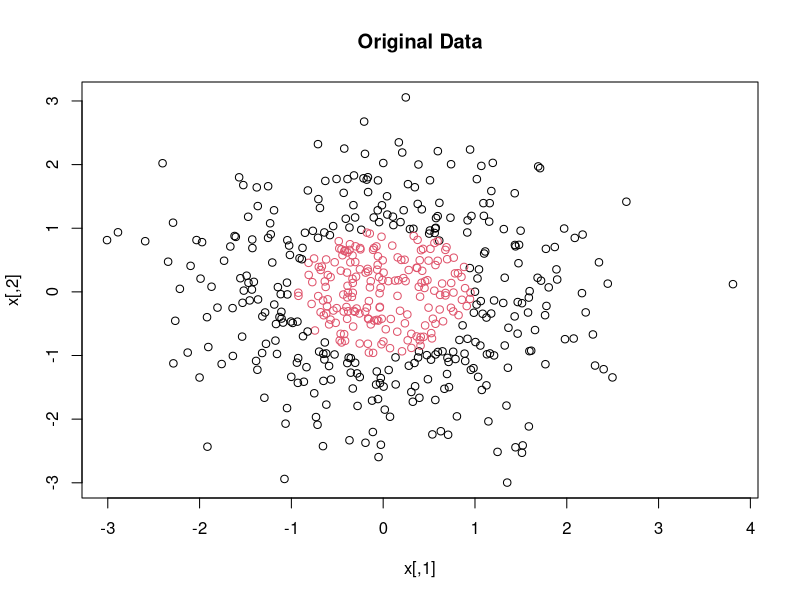
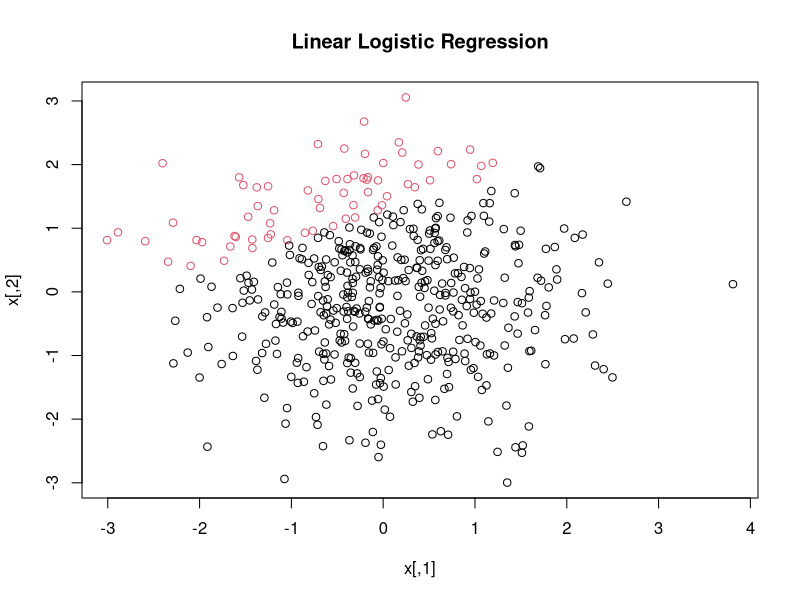
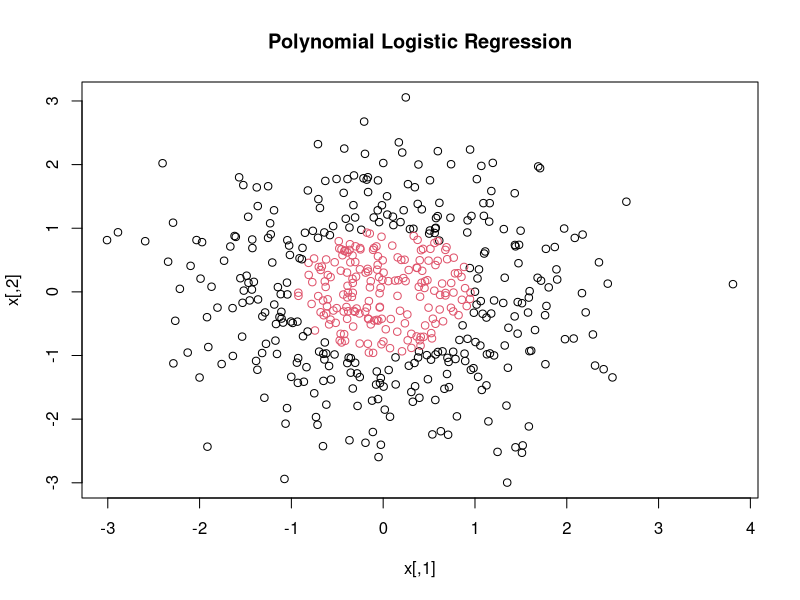
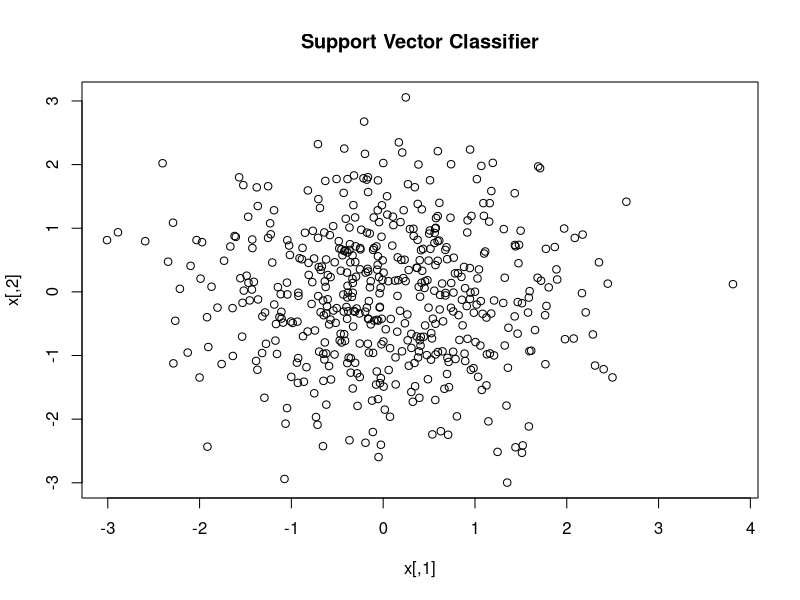
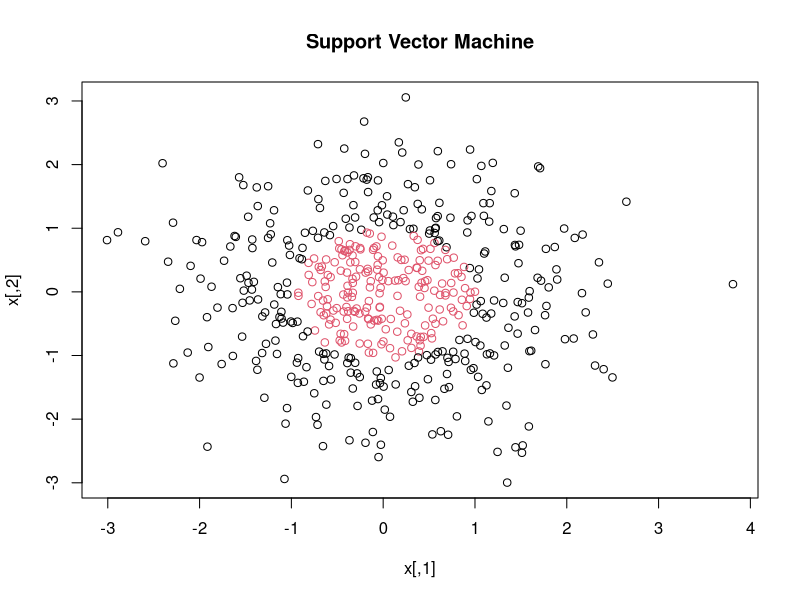

Source code (R) for these figures, in order:
library(e1071)
set.seed(1)


# ---------------------- (a) ----------------------
n = 500
p = 2
x = matrix(rnorm(n*p), ncol=p)
y = 1 * (x[, 1]^2 + x[, 2]^2 > 1)


# ---------------------- (b) ----------------------
plot(x, col=(2-y), main='Original Data')


# ---------------------- (c) ----------------------
dat = data.frame(x=x, y=as.factor(y))
log.fit = glm(y~., data=dat, family='binomial')


# ---------------------- (d) ----------------------
log.pred = predict(log.fit, newdata=dat, type='response')
log.pred = 1 * (log.pred>0.6)
plot(x, col=(2-log.pred), main='Linear Logistic Regression')


# ---------------------- (e) ----------------------
log.fit.poly = glm(y~poly(x, 2), family='binomial')


# ---------------------- (f) ----------------------
log.pred.poly = predict(log.fit.poly, newdata=dat, type='response')
log.pred.poly = 1 * (log.pred.poly > 0.5)
plot(x, col=(2 - log.pred.poly), main='Polynomial Logistic Regression')


# ---------------------- (g) ----------------------
svm.fit = svm(y~., data=dat, kernel='linear', cost=1)
svm.pred = predict(svm.fit, newdata=dat)
svm.pred = as.numeric(levels(svm.pred))[svm.pred]
plot(x, col=(2-svm.pred), main='Support Vector Classifier')


# ---------------------- (h) ----------------------
svm.fit.poly = svm(y~., data=dat, kernel='polynomial', degree=2, cost=1)
svm.pred.poly = predict(svm.fit.poly, newdata=dat)
svm.pred.poly = as.numeric(levels(svm.pred.poly))[svm.pred.poly]
plot(x, col=(2-svm.pred.poly), main='Support Vector Machine')


# ---------------------- (i) ----------------------
# Obviously, for non-linear decision boundaries, polynomial logistic regression
# and Support Vector Machine with polynomial kernel have better performance
# than their linear counterparties